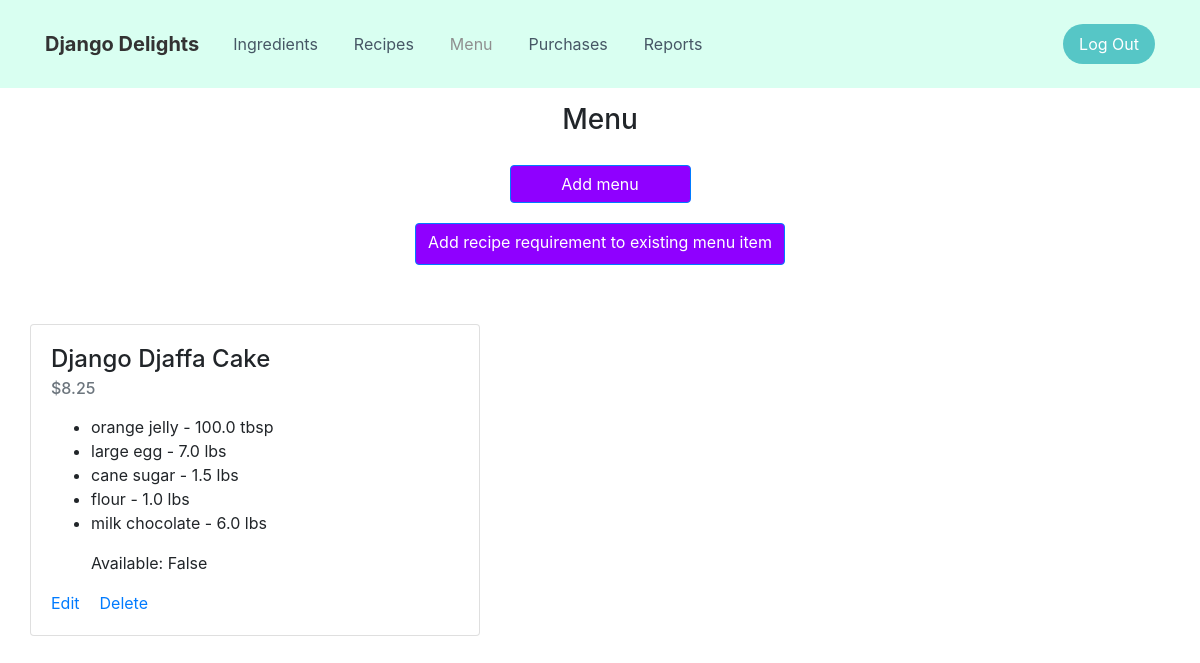
/menu/ (signed in), run on an earlier commit of the app's database.
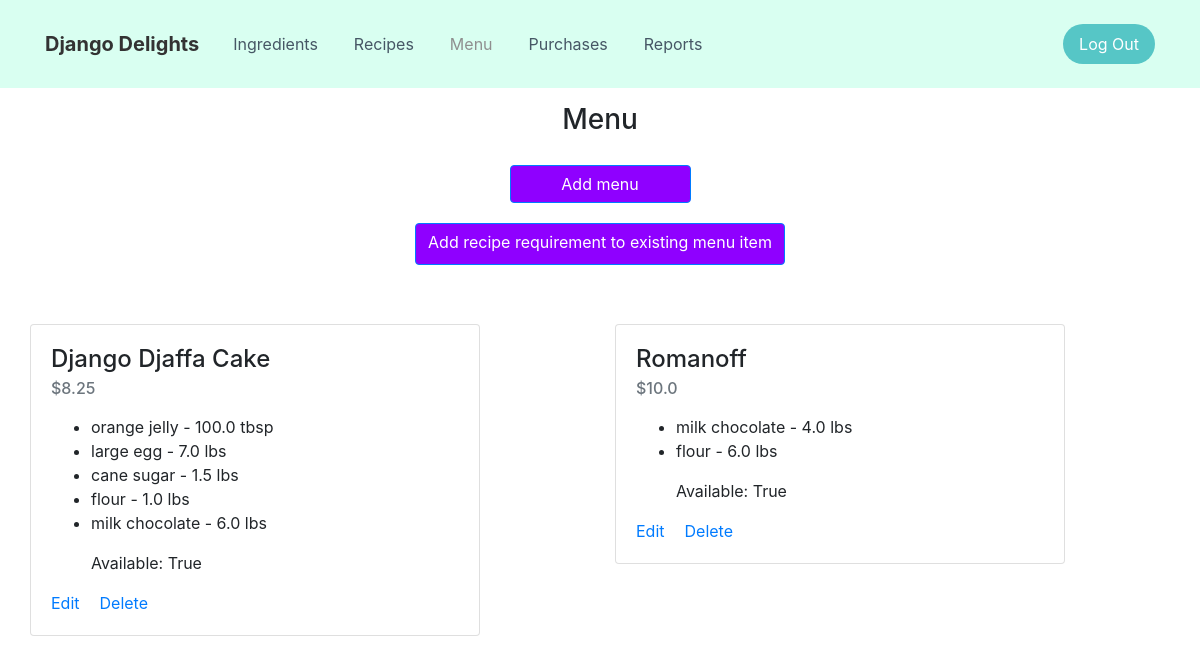
And on a later commit of the database.
### inventory/models.py (models this page shows, shortened)
class MenuItem(models.Model):
    name = models.CharField(max_length=100)
    price = models.FloatField(default=0)
    def available(self):
        return all(n.enough() for n in self.reciperequirement_set.all())

class RecipeRequirement(models.Model):
    menu_item = models.ForeignKey(MenuItem, on_delete=models.CASCADE)
    ingredient = models.ForeignKey(Ingredient, on_delete=models.CASCADE)
    quantity = models.FloatField(default=0)
    def enough(self):
        return self.quantity <= self.ingredient.quantity

class Ingredient(models.Model):
    name = models.CharField(max_length=100)
    quantity = models.FloatField(default=0)
    unit = models.CharField(max_length=100)
    unit_price = models.FloatField(default=0)

### inventory/views.py (the view)
# urls.py: path('menu/', views.MenuItemView.as_view(), name='menu'),
class MenuItemView(LoginRequiredMixin, ListView):
    template_name = 'inventory/menu.html'
    model = MenuItem

### inventory/templates/inventory/menu.html (shortened to what this page needs)
{%extends 'base.html'%}
{%load static%}
{% block menu %} active {% endblock %}
{%block content%}
    <div class="col">
        <h3 class="text-center" style="margin-top: 15px;">Menu</h3>
        <div class="row">
            <div class="col-lg-3 col-xl-4 offset-lg-4 offset-xl-4 d-lg-flex justify-content-lg-center"><a class="btn btn-primary" href="{% url 'add_menu' %}" type="button" style="margin-top: 20px;background-color: rgb(143,0,255);width: 181px;height: 38px;">Add menu</a></div>
        </div>
        <div class="row" style="margin-top: 20px;margin-bottom: 59px;">
            <div class="col-lg-3 col-xl-6 offset-lg-4 offset-xl-3 d-lg-flex justify-content-lg-center"><a class="btn btn-primary" href="{% url 'add_recipe' %}" type="button" style="background-color: rgb(143,0,255);height: 42px;">Add recipe requirement to existing menu item</a></div>
        </div>
        <div class="row">
        {% for item in menuitem_list %}
            <div class="col-sm justify-content-center">
                <div class="card" style="width: 450px; margin-bottom: 40px;" ><img class="card-img-top w-100 d-block card-img-top">
                    <div class="card-body">
                        <h4 class="card-title">{{item.name|title}}</h4>
                        <h6 class="text-muted card-subtitle mb-2">${{item.price}}</h6>
                        <p class="card-text">
                                   <ul>
                                    {%for recipe in item.reciperequirement_set.all%}
                                    <li>{{recipe.ingredient.name}} - {{recipe.quantity}} {{recipe.ingredient.unit}}</li>
                                    {%endfor%}
                                    <p>Available: {{item.available}}</p>
                                  </ul></p><a class="card-link" href="{% url 'update_menu' item.pk%}">Edit</a><a class="card-link"
                            href="{% url 'delete_menu' item.pk%}">Delete</a></div>
                </div>
            </div>
        {% endfor %}
        </div>
    </div>
{%endblock%}

What changed in the data, as far as the page shows it:
changed through a linked row, MenuItem "Django Djaffa Cake": available "False" → "True"
added MenuItem: name "Romanoff", price "10.0", available "True"
added RecipeRequirement: ingredient.name "milk chocolate", quantity "4.0", ingredient.unit "lbs", shown under "Romanoff"
added RecipeRequirement: ingredient.name "flour", quantity "6.0", ingredient.unit "lbs", shown under "Romanoff"
